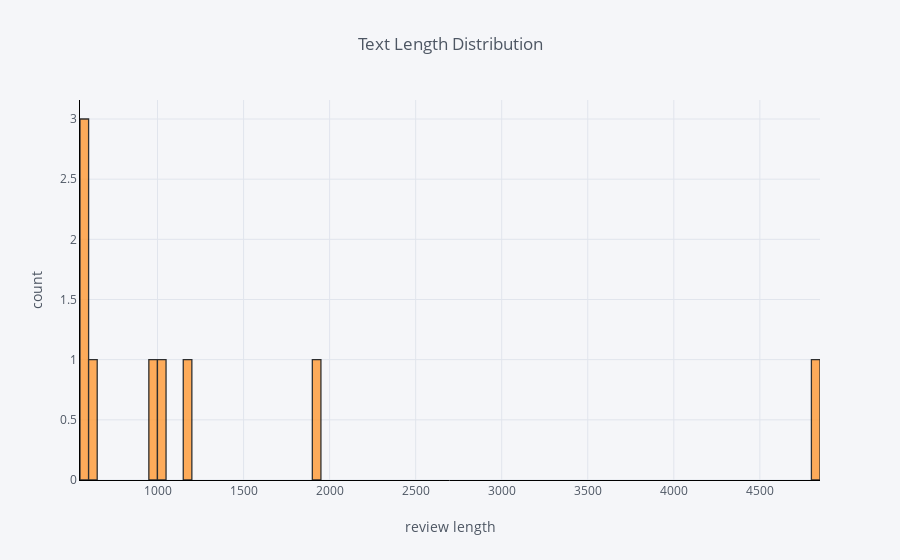

Source (notebook cell):
### Code cell
df['review_len'].iplot(
    kind='hist',
    bins=100,
    xTitle='review length',
    linecolor='black',
    yTitle='count',
    title='Text Length Distribution')

### Figure 1 — Plotly figure (JSON) as saved in the notebook; plotly's stock layout.template omitted (floating-point values rounded to 4 significant figures)
{"data": [{"histfunc": "count", "histnorm": "", "marker": {"color": "rgba(255, 153, 51, 1.0)", "line": {"color": "#000000", "width": 1.3}}, "name": "review_len", "nbinsx": 100, "opacity": 0.8, "orientation": "v", "type": "histogram", "uid": "24eae240-8397-11e9-aa3c-186024a0f792", "x": [596, 569, 4806, 983, 641, 1159, 1018, 1907, 593]}], "layout": {"barmode": "overlay", "legend": {"bgcolor": "#F5F6F9", "font": {"color": "#4D5663"}}, "paper_bgcolor": "#F5F6F9", "plot_bgcolor": "#F5F6F9", "title": "Text Length Distribution", "titlefont": {"color": "#4D5663"}, "xaxis": {"gridcolor": "#E1E5ED", "linecolor": "black", "showgrid": true, "tickfont": {"color": "#4D5663"}, "title": "review length", "titlefont": {"color": "#4D5663"}, "zerolinecolor": "#E1E5ED"}, "yaxis": {"gridcolor": "#E1E5ED", "linecolor": "black", "showgrid": true, "tickfont": {"color": "#4D5663"}, "title": "count", "titlefont": {"color": "#4D5663"}, "zerolinecolor": "#E1E5ED"}}}
